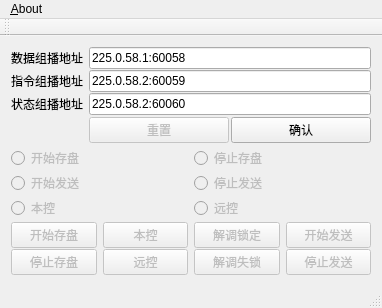
<?xml version="1.0" encoding="UTF-8"?>
<ui version="4.0">
 <class>TeleFakeWin</class>
 <widget class="QMainWindow" name="TeleFakeWin">
  <property name="geometry">
   <rect>
    <x>0</x>
    <y>0</y>
    <width>382</width>
    <height>303</height>
   </rect>
  </property>
  <property name="windowTitle">
   <string>TeleFakeWin</string>
  </property>
  <widget class="QWidget" name="centralWidget">
   <layout class="QVBoxLayout" name="verticalLayout_2">
    <item>
     <layout class="QVBoxLayout" name="verticalLayout">
      <property name="spacing">
       <number>2</number>
      </property>
      <item>
       <layout class="QFormLayout" name="formLayout">
        <property name="verticalSpacing">
         <number>1</number>
        </property>
        <item row="0" column="0">
         <widget class="QLabel" name="label_2">
          <property name="text">
           <string>数据组播地址</string>
          </property>
         </widget>
        </item>
        <item row="0" column="1">
         <widget class="QLineEdit" name="leDataURL">
          <property name="text">
           <string>225.0.58.1:60058</string>
          </property>
         </widget>
        </item>
        <item row="1" column="1">
         <widget class="QLineEdit" name="leCmdURL">
          <property name="text">
           <string>225.0.58.2:60059</string>
          </property>
         </widget>
        </item>
        <item row="3" column="1">
         <layout class="QHBoxLayout" name="horizontalLayout_2">
          <property name="spacing">
           <number>2</number>
          </property>
          <property name="topMargin">
           <number>1</number>
          </property>
          <property name="bottomMargin">
           <number>1</number>
          </property>
          <item>
           <widget class="QPushButton" name="pbReset">
            <property name="enabled">
             <bool>false</bool>
            </property>
            <property name="sizePolicy">
             <sizepolicy hsizetype="Minimum" vsizetype="Minimum">
              <horstretch>0</horstretch>
              <verstretch>0</verstretch>
             </sizepolicy>
            </property>
            <property name="autoFillBackground">
             <bool>true</bool>
            </property>
            <property name="text">
             <string>重置</string>
            </property>
           </widget>
          </item>
          <item>
           <widget class="QPushButton" name="pbConfirm">
            <property name="sizePolicy">
             <sizepolicy hsizetype="Minimum" vsizetype="Minimum">
              <horstretch>0</horstretch>
              <verstretch>0</verstretch>
             </sizepolicy>
            </property>
            <property name="autoFillBackground">
             <bool>true</bool>
            </property>
            <property name="text">
             <string>确认</string>
            </property>
           </widget>
          </item>
         </layout>
        </item>
        <item row="1" column="0">
         <widget class="QLabel" name="label">
          <property name="text">
           <string>指令组播地址</string>
          </property>
         </widget>
        </item>
        <item row="2" column="0">
         <widget class="QLabel" name="label_3">
          <property name="text">
           <string>状态组播地址</string>
          </property>
         </widget>
        </item>
        <item row="2" column="1">
         <widget class="QLineEdit" name="leStatURL">
          <property name="text">
           <string>225.0.58.2:60060</string>
          </property>
         </widget>
        </item>
       </layout>
      </item>
      <item>
       <layout class="QGridLayout" name="gridLayout_2">
        <property name="verticalSpacing">
         <number>1</number>
        </property>
        <item row="1" column="0">
         <widget class="QRadioButton" name="rbStartSend">
          <property name="enabled">
           <bool>false</bool>
          </property>
          <property name="text">
           <string>开始发送</string>
          </property>
          <property name="checked">
           <bool>false</bool>
          </property>
         </widget>
        </item>
        <item row="1" column="1">
         <widget class="QRadioButton" name="rbStopSend">
          <property name="enabled">
           <bool>false</bool>
          </property>
          <property name="text">
           <string>停止发送</string>
          </property>
         </widget>
        </item>
        <item row="0" column="0">
         <widget class="QRadioButton" name="rbStartSave">
          <property name="enabled">
           <bool>false</bool>
          </property>
          <property name="text">
           <string>开始存盘</string>
          </property>
          <property name="checked">
           <bool>false</bool>
          </property>
         </widget>
        </item>
        <item row="2" column="1">
         <widget class="QRadioButton" name="rbRemoteControl">
          <property name="enabled">
           <bool>false</bool>
          </property>
          <property name="text">
           <string>远控</string>
          </property>
          <property name="checked">
           <bool>false</bool>
          </property>
         </widget>
        </item>
        <item row="0" column="1">
         <widget class="QRadioButton" name="rbStopSave">
          <property name="enabled">
           <bool>false</bool>
          </property>
          <property name="text">
           <string>停止存盘</string>
          </property>
         </widget>
        </item>
        <item row="2" column="0">
         <widget class="QRadioButton" name="rbLocalControl">
          <property name="enabled">
           <bool>false</bool>
          </property>
          <property name="text">
           <string>本控</string>
          </property>
          <property name="checked">
           <bool>false</bool>
          </property>
         </widget>
        </item>
       </layout>
      </item>
      <item>
       <layout class="QGridLayout" name="gridLayout">
        <property name="topMargin">
         <number>0</number>
        </property>
        <property name="verticalSpacing">
         <number>1</number>
        </property>
        <item row="1" column="1">
         <widget class="QPushButton" name="pbRemoteControl">
          <property name="enabled">
           <bool>false</bool>
          </property>
          <property name="sizePolicy">
           <sizepolicy hsizetype="Minimum" vsizetype="Minimum">
            <horstretch>0</horstretch>
            <verstretch>0</verstretch>
           </sizepolicy>
          </property>
          <property name="text">
           <string>远控</string>
          </property>
         </widget>
        </item>
        <item row="0" column="0">
         <widget class="QPushButton" name="pbStartSave">
          <property name="enabled">
           <bool>false</bool>
          </property>
          <property name="text">
           <string>开始存盘</string>
          </property>
         </widget>
        </item>
        <item row="1" column="3">
         <widget class="QPushButton" name="pbStopSend">
          <property name="enabled">
           <bool>false</bool>
          </property>
          <property name="text">
           <string>停止发送</string>
          </property>
         </widget>
        </item>
        <item row="0" column="3">
         <widget class="QPushButton" name="pbStartSend">
          <property name="enabled">
           <bool>false</bool>
          </property>
          <property name="text">
           <string>开始发送</string>
          </property>
         </widget>
        </item>
        <item row="1" column="0">
         <widget class="QPushButton" name="pbStopSave">
          <property name="enabled">
           <bool>false</bool>
          </property>
          <property name="text">
           <string>停止存盘</string>
          </property>
         </widget>
        </item>
        <item row="0" column="1">
         <widget class="QPushButton" name="pbLocalControl">
          <property name="enabled">
           <bool>false</bool>
          </property>
          <property name="text">
           <string>本控</string>
          </property>
         </widget>
        </item>
        <item row="0" column="2">
         <widget class="QPushButton" name="pbLock">
          <property name="enabled">
           <bool>false</bool>
          </property>
          <property name="text">
           <string>解调锁定</string>
          </property>
         </widget>
        </item>
        <item row="1" column="2">
         <widget class="QPushButton" name="pbUnlock">
          <property name="enabled">
           <bool>false</bool>
          </property>
          <property name="text">
           <string>解调失锁</string>
          </property>
         </widget>
        </item>
       </layout>
      </item>
     </layout>
    </item>
   </layout>
  </widget>
  <widget class="QMenuBar" name="menuBar">
   <property name="geometry">
    <rect>
     <x>0</x>
     <y>0</y>
     <width>382</width>
     <height>22</height>
    </rect>
   </property>
   <widget class="QMenu" name="menu_About">
    <property name="title">
     <string>&amp;About</string>
    </property>
    <addaction name="actionAbout_TelemetryFake"/>
   </widget>
   <addaction name="menu_About"/>
  </widget>
  <widget class="QToolBar" name="mainToolBar">
   <attribute name="toolBarArea">
    <enum>TopToolBarArea</enum>
   </attribute>
   <attribute name="toolBarBreak">
    <bool>false</bool>
   </attribute>
  </widget>
  <widget class="QStatusBar" name="statusBar"/>
  <action name="actionAbout_TelemetryFake">
   <property name="text">
    <string>About TelemetryFake</string>
   </property>
  </action>
 </widget>
 <layoutdefault spacing="6" margin="11"/>
 <resources/>
 <connections/>
</ui>
